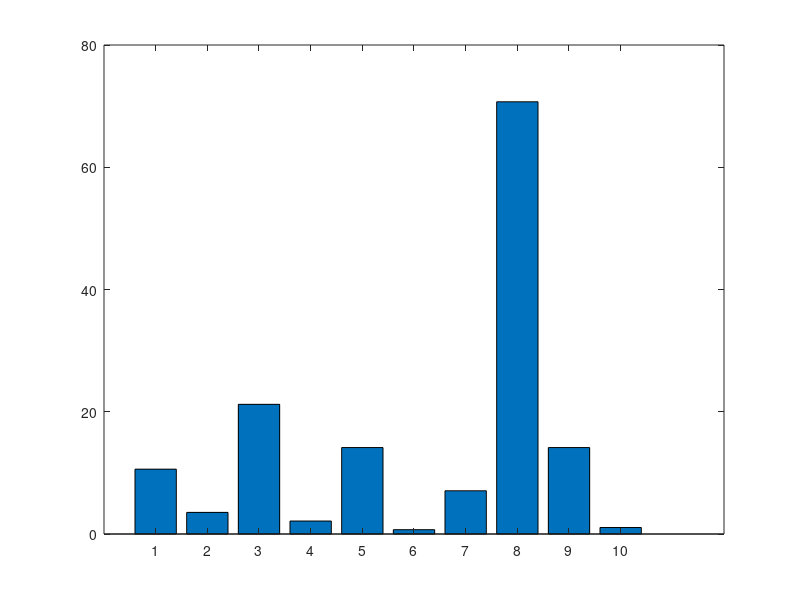

MATLAB code for this plot:
%No esta terminado

t = 0:0.01:1;
s = zeros(10,length(t));

A = 1;
theta = 0;

for i=1:10
	s(i,:) = A*sin(2*pi*t*i+theta);
end

a = [1.5 0.5 3 0.3 2 0.1 1 10 2 0.15]';


s_Comb = s'*a;

%scomb_mod2=s_Comb'*s_Comb;

aux = zeros(10,1);
for i=1:10
	%aux(i,1) = 1/(abs(scomb_mod2-s(i,:)*s_Comb)+.00001);%Medida loca de lucas
	aux(i,1) = (s(i,:)*s_Comb)/norm(s(i,:));
end

bar(aux);



